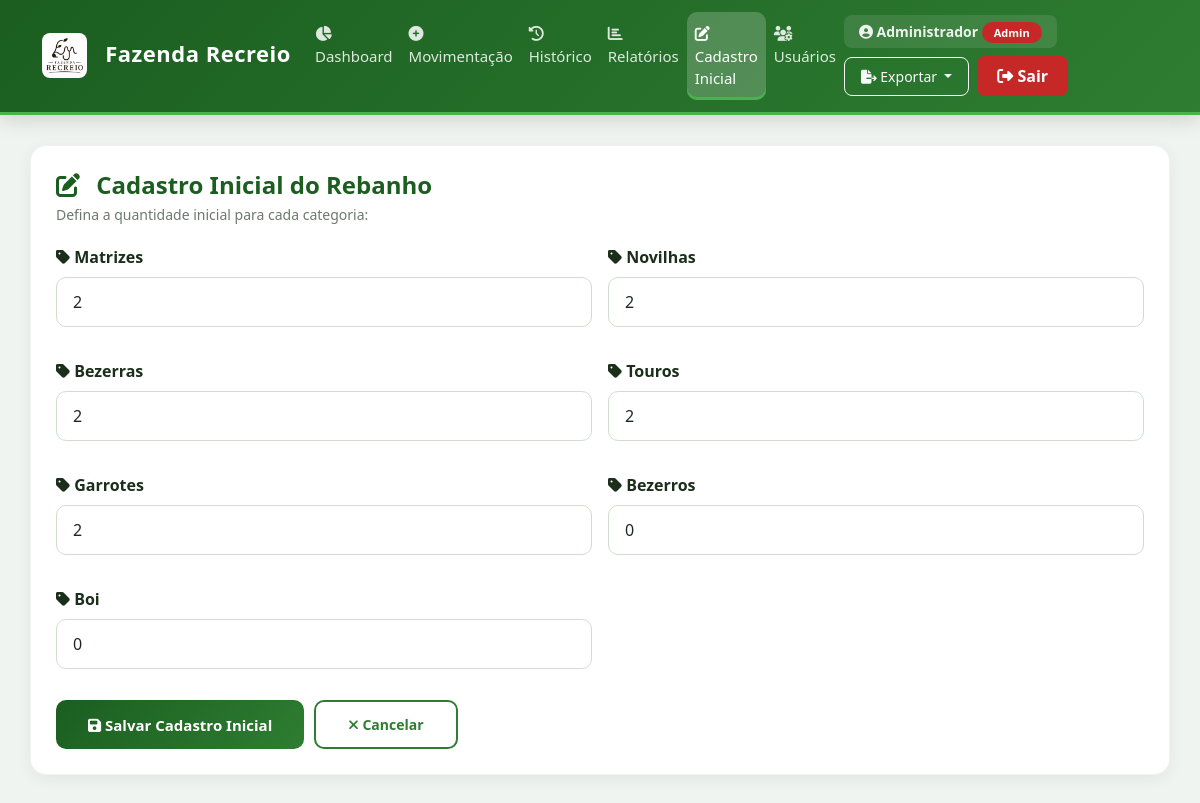
Page /cadastro_inicial (signed in) on the earlier database version.
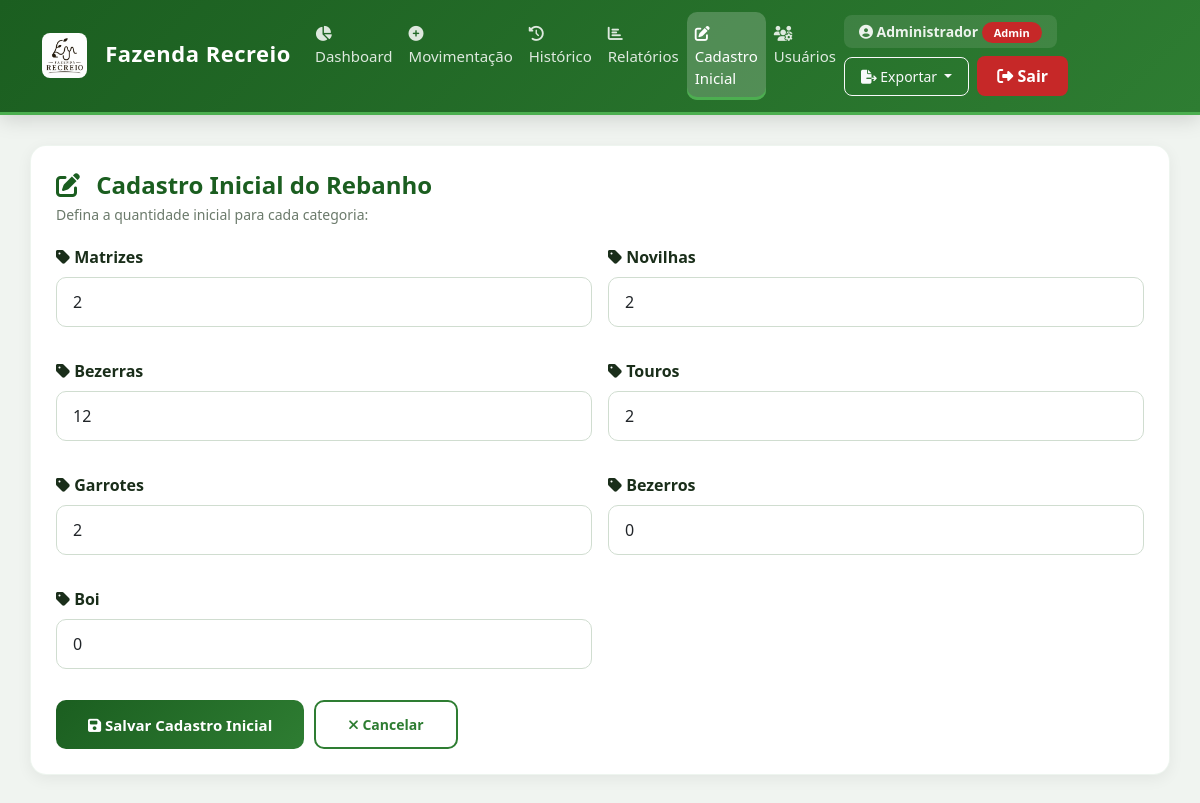
Same page on the later database version.
### tables this page shows
CREATE TABLE categorias (
        id INTEGER PRIMARY KEY AUTOINCREMENT,
        nome TEXT,
        quantidade INTEGER DEFAULT 0
    );

### app.py (the view, shortened to what this page needs)
@app.route("/cadastro_inicial", methods=["GET", "POST"])
@admin_required
def cadastro_inicial():
    conn = connect()
    cursor = conn.cursor()
    cursor.execute("SELECT nome, quantidade FROM categorias ORDER BY id")
    dados = cursor.fetchall()
    conn.close()
    return render_template("cadastro_inicial.html", dados=dados)

### app.py (called while the page is built)
def admin_required(f):
    @wraps(f)
    def decorated_function(*args, **kwargs):
        if 'usuario' not in session:
            flash('Por favor, faça login para acessar esta página.', 'warning')
            return redirect(url_for('login'))
        if session.get('tipo') != 'admin':
            flash('Acesso negado. Área restrita ao administrador.', 'danger')
            return redirect(url_for('dashboard'))
        return f(*args, **kwargs)
    return decorated_function

### database.py (called while the page is built)
def connect():
    import time
    for tentativa in range(5):
        try:
            conn = sqlite3.connect(DB_NAME, timeout=30)
            conn.execute("PRAGMA journal_mode=WAL")
            conn.execute("PRAGMA busy_timeout = 30000")
            conn.execute("PRAGMA synchronous = NORMAL")
            return conn
        except sqlite3.OperationalError as e:
            if "database is locked" in str(e) and tentativa < 4:
                print(f"⏳ Banco bloqueado, tentando novamente ({tentativa+1}/5)...")
                time.sleep(2)
            else:
                raise e
    raise sqlite3.OperationalError("Database is locked after multiple attempts")

### templates/cadastro_inicial.html
{% extends "base.html" %}
{% block content %}
<div class="card-dashboard">
    <h2><i class="fas fa-edit" style="color: #1B5E20;"></i> Cadastro Inicial do Rebanho</h2>
    <p class="subtitle">Defina a quantidade inicial para cada categoria:</p>
    <form method="POST">
        <div class="row g-3">
            {% for categoria, quantidade in dados %}
            <div class="col-md-6">
                <div class="mb-3">
                    <label class="form-label" style="font-weight: 600;">
                        <i class="fas fa-tag"></i> {{ categoria }}
                    </label>
                    <input
                        class="form-control"
                        type="number"
                        name="{{ categoria }}"
                        value="{{ quantidade }}"
                        min="0"
                        required
                        style="border-radius: 10px; padding: 12px 16px; border: 1px solid #d0ddd0; font-size: 16px;">
                </div>
            </div>
            {% endfor %}
        </div>
        <div style="display: flex; gap: 10px; flex-wrap: wrap; margin-top: 15px;">
            <button type="submit" class="btn-primary-custom" style="padding: 12px 32px;">
                <i class="fas fa-save"></i> Salvar Cadastro Inicial
            </button>
            <a href="/" class="btn-outline-custom" style="padding: 12px 32px; text-decoration: none;">
                <i class="fas fa-times"></i> Cancelar
            </a>
        </div>
    </form>
</div>
{% endblock %}

Differences in the rows shown:
changed categorias "Bezerras": Bezerras "2" → "12"
